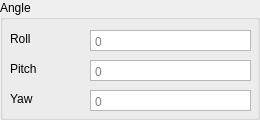
              <widget class="QGroupBox" name="angle">
               <property name="title">
                <string>Angle</string>
               </property>
               <widget class="QPlainTextEdit" name="roll">
                <property name="geometry">
                 <rect>
                  <x>90</x>
                  <y>30</y>
                  <width>161</width>
                  <height>21</height>
                 </rect>
                </property>
                <property name="toolTip">
                 <string notr="true"/>
                </property>
                <property name="verticalScrollBarPolicy">
                 <enum>Qt::ScrollBarPolicy::ScrollBarAlwaysOff</enum>
                </property>
                <property name="horizontalScrollBarPolicy">
                 <enum>Qt::ScrollBarPolicy::ScrollBarAlwaysOff</enum>
                </property>
                <property name="lineWrapMode">
                 <enum>QPlainTextEdit::LineWrapMode::NoWrap</enum>
                </property>
                <property name="readOnly">
                 <bool>true</bool>
                </property>
                <property name="placeholderText">
                 <string>0</string>
                </property>
               </widget>
               <widget class="QLabel" name="labelRoll">
                <property name="geometry">
                 <rect>
                  <x>10</x>
                  <y>30</y>
                  <width>67</width>
                  <height>17</height>
                 </rect>
                </property>
                <property name="text">
                 <string>Roll</string>
                </property>
               </widget>
               <widget class="QPlainTextEdit" name="pitch">
                <property name="geometry">
                 <rect>
                  <x>90</x>
                  <y>60</y>
                  <width>161</width>
                  <height>21</height>
                 </rect>
                </property>
                <property name="toolTip">
                 <string notr="true"/>
                </property>
                <property name="verticalScrollBarPolicy">
                 <enum>Qt::ScrollBarPolicy::ScrollBarAlwaysOff</enum>
                </property>
                <property name="horizontalScrollBarPolicy">
                 <enum>Qt::ScrollBarPolicy::ScrollBarAlwaysOff</enum>
                </property>
                <property name="lineWrapMode">
                 <enum>QPlainTextEdit::LineWrapMode::NoWrap</enum>
                </property>
                <property name="readOnly">
                 <bool>true</bool>
                </property>
                <property name="placeholderText">
                 <string>0</string>
                </property>
               </widget>
               <widget class="QLabel" name="labelPitch">
                <property name="geometry">
                 <rect>
                  <x>10</x>
                  <y>60</y>
                  <width>81</width>
                  <height>17</height>
                 </rect>
                </property>
                <property name="text">
                 <string>Pitch</string>
                </property>
               </widget>
               <widget class="QLabel" name="labelYaw">
                <property name="geometry">
                 <rect>
                  <x>10</x>
                  <y>90</y>
                  <width>67</width>
                  <height>17</height>
                 </rect>
                </property>
                <property name="text">
                 <string>Yaw</string>
                </property>
               </widget>
               <widget class="QPlainTextEdit" name="yaw">
                <property name="geometry">
                 <rect>
                  <x>90</x>
                  <y>90</y>
                  <width>161</width>
                  <height>21</height>
                 </rect>
                </property>
                <property name="toolTip">
                 <string notr="true"/>
                </property>
                <property name="verticalScrollBarPolicy">
                 <enum>Qt::ScrollBarPolicy::ScrollBarAlwaysOff</enum>
                </property>
                <property name="horizontalScrollBarPolicy">
                 <enum>Qt::ScrollBarPolicy::ScrollBarAlwaysOff</enum>
                </property>
                <property name="lineWrapMode">
                 <enum>QPlainTextEdit::LineWrapMode::NoWrap</enum>
                </property>
                <property name="readOnly">
                 <bool>true</bool>
                </property>
                <property name="placeholderText">
                 <string>0</string>
                </property>
               </widget>
              </widget>
